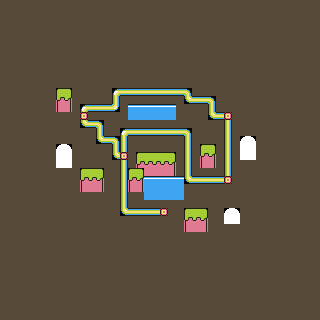

This is a level from a 2D game, rendered from its Tiled map with the project's own tilesets. A one-line summary and the map file follow, with tile-layer data summarised:
An orthogonal 40x40 tile map with 8x8 px tiles, 1 tile layer (tilemap) and 10 objects (5x Path, 4x Node, node).

<map version="1.0" orientation="orthogonal" renderorder="right-down" width="40" height="40" tilewidth="8" tileheight="8" nextobjectid="17">
 <tileset firstgid="1" name="tileset" tilewidth="8" tileheight="8">
  <image source="../tilesets/color_tileset.png" trans="ff00ff" width="240" height="144" />
 </tileset>
 <layer name="tilemap" width="40" height="40">
  <properties>
   <property name="tileset" value="tileset" />
  </properties>
  <data>[1600 cells, 1600 non-empty, 23 distinct tile ids]</data>
 </layer>
 <objectgroup name="paths">
  <object id="1" name="w0p1" type="Path" x="96" y="152" width="2" height="2">
   <properties>
    <property name="from" value="N@level-1" />
    <property name="lock" value="w0l1" />
    <property name="to" value="W@level-2" />
   </properties>
   <polyline points="24,0 24,-24 88,-24 88,24 128,24" />
  </object>
  <object id="2" name="level-1" type="Node" x="120" y="152" width="8" height="8">
   <properties>
    <property name="file" value="20" />
    <property name="initial" value="true" />
   </properties>
  </object>
  <object id="3" name="level-2" type="Node" x="224" y="176" width="8" height="8">
   <properties>
    <property name="file" value="22" />
   </properties>
  </object>
  <object id="4" name="ice-1" type="Node" x="224" y="112" width="8" height="8">
   <properties>
    <property name="file" value="9" />
   </properties>
  </object>
  <object id="5" name="forest" type="Node" x="80" y="112" width="8" height="8">
   <properties>
    <property name="file" value="21" />
   </properties>
  </object>
  <object id="7" name="w0p2" type="Path" x="224" y="176">
   <properties>
    <property name="from" value="N@level-2" />
    <property name="lock" value="w0l2" />
    <property name="to" value="S@ice-1" />
   </properties>
   <polyline points="0,0 0,-28 0,-64" />
  </object>
  <object id="10" name="w0p3" type="Path" x="80" y="112">
   <properties>
    <property name="from" value="W@ice-1" />
    <property name="to" value="N@forest" />
    <property name="w0l3" value="" />
   </properties>
   <polyline points="0,0 0,-8 32,-8 32,-24 104,-24 104,-16 128,-16 128,0 144,0" />
  </object>
  <object id="12" name="w0l3" type="Path" x="80" y="120">
   <properties>
    <property name="from" value="W@level-1" />
    <property name="lock" value="w0l1" />
    <property name="to" value="S@forest" />
   </properties>
   <polyline points="40,32 32,32 32,16 16,16 16,0 0,0 0,-8" />
  </object>
  <object id="13" type="Path" x="120" y="160">
   <properties>
    <property name="from" value="S@level-1" />
    <property name="to" value="W@nothing" />
   </properties>
   <polyline points="0,-8 0,48 40,48" />
  </object>
  <object id="16" name="nothing" type="node" x="160" y="208" width="8" height="8" />
 </objectgroup>
</map>